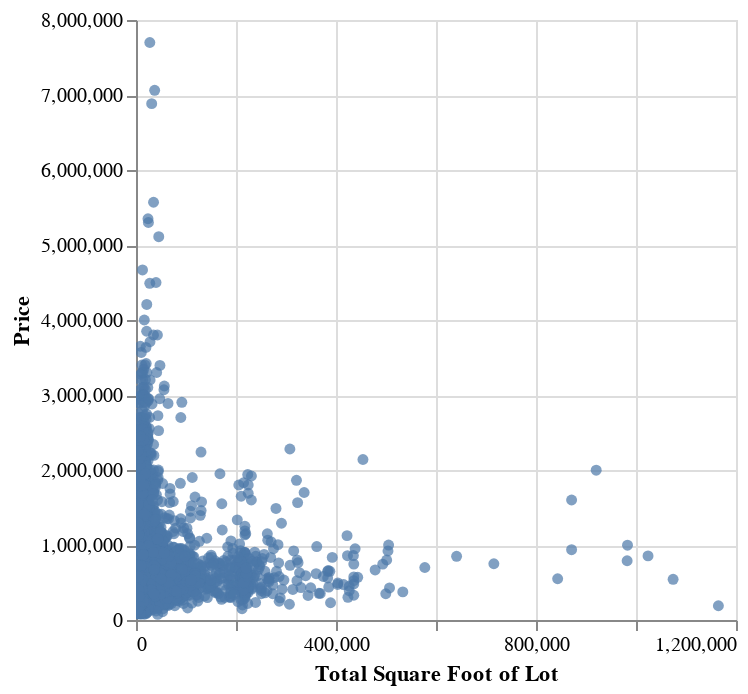

Notebook code for this chart:
### Code cell
alt.data_transformers.enable("vegafusion")

# Comparing the total square foot of the home to its price
alt.Chart(housing).mark_circle().encode(
    alt.X('sqft_lot', title='Total Square Foot of Lot'),
    alt.Y('price', title='Price')
).interactive()

### Figure 1 — Vega specification as saved in the notebook (floating-point values rounded to 4 significant figures; data arrays with more than 128 entries replaced by an {"elided": "..."} marker saying what was removed)
{"$schema": "https://vega.github.io/schema/vega/v5.json", "data": [{"name": "param_5_store"}, {"name": "source_0", "values": {"elided": "20000 records"}}, {"name": "source_0_x_domain_sqft_lot", "values": [{"min": 520, "max": 1164794}]}, {"name": "source_0_y_domain_price", "values": [{"min": 75000.0, "max": 7700000.0}]}], "signals": [{"name": "unit", "value": {}, "on": [{"events": "pointermove", "update": "isTuple(group()) ? group() : unit"}]}, {"name": "param_5", "update": "vlSelectionResolve(\"param_5_store\", \"union\")"}, {"name": "param_5_sqft_lot", "on": [{"events": [{"source": "view", "type": "dblclick"}], "update": "null"}, {"events": {"signal": "param_5_translate_delta"}, "update": "panLinear(param_5_translate_anchor.extent_x, -param_5_translate_delta.x / width)"}, {"events": {"signal": "param_5_zoom_delta"}, "update": "zoomLinear(domain(\"x\"), param_5_zoom_anchor.x, param_5_zoom_delta)"}]}, {"name": "param_5_price", "on": [{"events": [{"source": "view", "type": "dblclick"}], "update": "null"}, {"events": {"signal": "param_5_translate_delta"}, "update": "panLinear(param_5_translate_anchor.extent_y, param_5_translate_delta.y / height)"}, {"events": {"signal": "param_5_zoom_delta"}, "update": "zoomLinear(domain(\"y\"), param_5_zoom_anchor.y, param_5_zoom_delta)"}]}, {"name": "param_5_tuple", "on": [{"events": [{"signal": "param_5_sqft_lot || param_5_price"}], "update": "param_5_sqft_lot && param_5_price ? {unit: \"\", fields: param_5_tuple_fields, values: [param_5_sqft_lot,param_5_price]} : null"}]}, {"name": "param_5_tuple_fields", "value": [{"field": "sqft_lot", "channel": "x", "type": "R"}, {"field": "price", "channel": "y", "type": "R"}]}, {"name": "param_5_translate_anchor", "value": {}, "on": [{"events": [{"source": "scope", "type": "pointerdown"}], "update": "{x: x(unit), y: y(unit), extent_x: domain(\"x\"), extent_y: domain(\"y\")}"}]}, {"name": "param_5_translate_delta", "value": {}, "on": [{"events": [{"source": "window", "between": [{"source": "scope", "type": "pointerdown"}, {"source": "window", "type": "pointerup"}], "type": "pointermove", "consume": true}], "update": "{x: param_5_translate_anchor.x - x(unit), y: param_5_translate_anchor.y - y(unit)}"}]}, {"name": "param_5_zoom_anchor", "on": [{"events": [{"source": "scope", "consume": true, "type": "wheel"}], "update": "{x: invert(\"x\", x(unit)), y: invert(\"y\", y(unit))}"}]}, {"name": "param_5_zoom_delta", "on": [{"events": [{"source": "scope", "type": "wheel", "consume": true}], "update": "pow(1.001, event.deltaY * pow(16, event.deltaMode))", "force": true}]}, {"name": "param_5_modify", "on": [{"events": {"signal": "param_5_tuple"}, "update": "modify(\"param_5_store\", param_5_tuple, true)"}]}], "marks": [{"type": "symbol", "name": "marks", "from": {"data": "source_0"}, "encode": {"update": {"y": {"field": "price", "scale": "y"}, "shape": {"value": "circle"}, "opacity": {"value": 0.7}, "fill": {"value": "#4c78a8"}, "x": {"field": "sqft_lot", "scale": "x"}}}, "clip": true, "style": ["circle"], "interactive": true}], "scales": [{"name": "x", "type": "linear", "domain": [{"signal": "(data(\"source_0_x_domain_sqft_lot\")[0] || {}).min"}, {"signal": "(data(\"source_0_x_domain_sqft_lot\")[0] || {}).max"}], "range": [0, {"signal": "width"}], "zero": true, "domainRaw": {"signal": "param_5[\"sqft_lot\"]"}, "nice": true}, {"name": "y", "type": "linear", "domain": [{"signal": "(data(\"source_0_y_domain_price\")[0] || {}).min"}, {"signal": "(data(\"source_0_y_domain_price\")[0] || {}).max"}], "range": [{"signal": "height"}, 0], "zero": true, "domainRaw": {"signal": "param_5[\"price\"]"}, "nice": true}], "axes": [{"scale": "x", "aria": false, "domain": false, "maxExtent": 0, "gridScale": "y", "minExtent": 0, "tickCount": {"signal": "ceil(width/40)"}, "labels": false, "ticks": false, "grid": true, "orient": "bottom", "zindex": 0}, {"scale": "y", "ticks": false, "aria": false, "gridScale": "x", "tickCount": {"signal": "ceil(height/40)"}, "domain": false, "minExtent": 0, "orient": "left", "zindex": 0, "grid": true, "maxExtent": 0, "labels": false}, {"scale": "x", "zindex": 0, "orient": "bottom", "grid": false, "labelFlush": true, "title": "Total Square Foot of Lot", "labelOverlap": true, "tickCount": {"signal": "ceil(width/40)"}}, {"scale": "y", "zindex": 0, "orient": "left", "grid": false, "labelOverlap": true, "title": "Price", "tickCount": {"signal": "ceil(height/40)"}}], "height": 300, "style": "cell", "padding": 5, "width": 300, "background": "white"}
